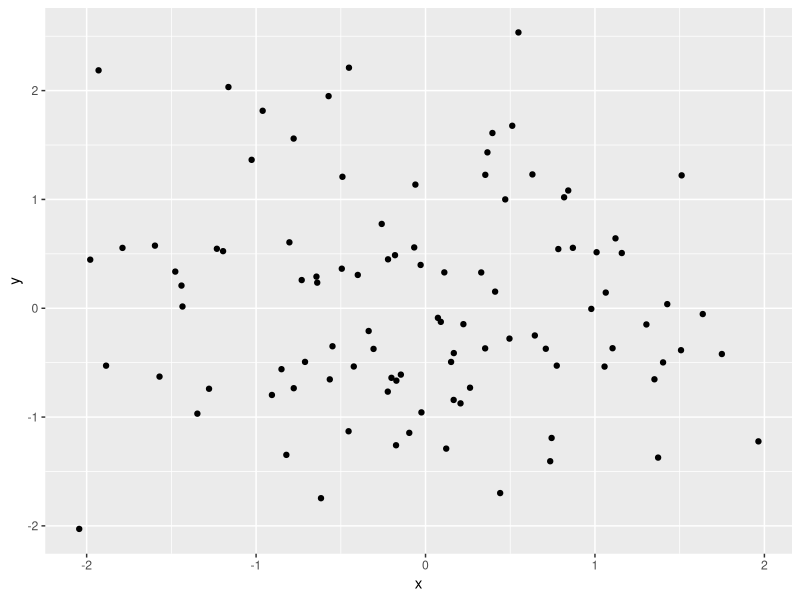
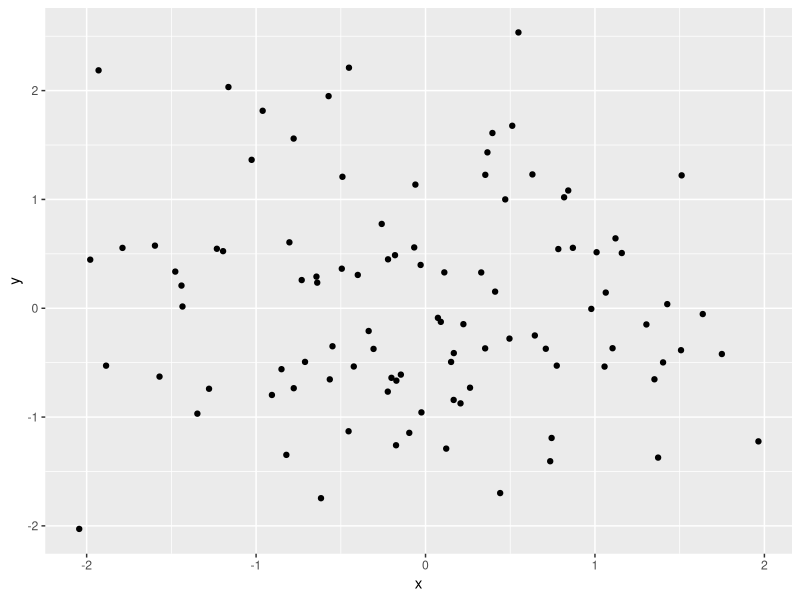

R code for these plots, in order:
# make some random visualization in R to test it's working
# and print to file when run

# Load the ggplot2 package
library(ggplot2)

# Create a data frame
data <- data.frame(x = rnorm(100), y = rnorm(100))

# Create a scatterplot
ggplot(data, aes(x = x, y = y)) + geom_point()

# Save the plot as a PNG file
ggsave("testPlot.png")

